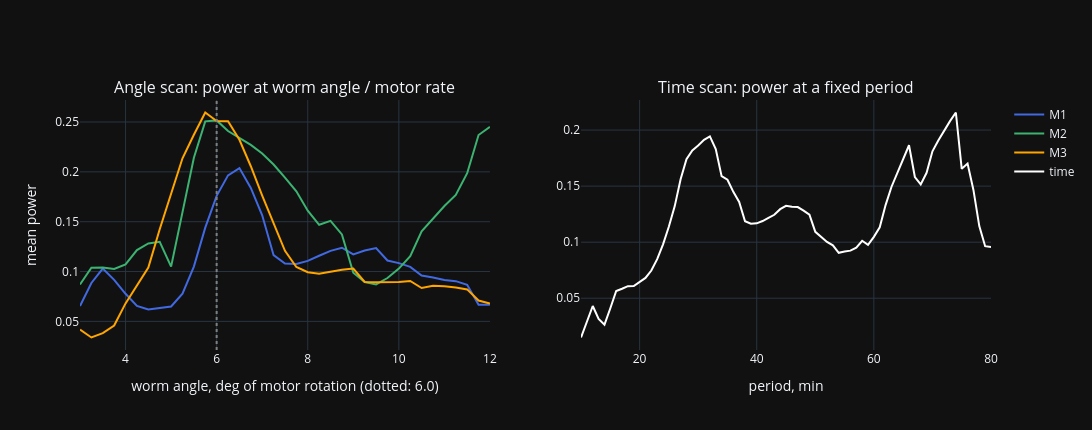

Notebook cell for this chart:
### Markdown cell above
## 3. Is there a worm, and is it on the motor angle?

* **Angle scan vs time scan:** for each motor and candidate worm angle, the mean periodogram power of the drift at
  the period that worm gives in each segment (angle / that motor's rate), against the power at one fixed time period
  in every segment. A purely time-based error can also make an angle peak (each segment hits *some* angle =
  period × rate), so the two are compared with each other, not read alone.
* **Worm angle controls:** EMA plus a worm profile fitted on each motor's angle, for each candidate worm angle (the
  tooth counts 960:1 allows, the old 54-tooth guess, arbitrary angles). *Hindsight*: fitted on the scored segment
  itself (extra parameters always help a little). *Cross-night*: learnt on the same mount's other nights and scored on
  a held-out night (raw motor angles only): extra parameters can't help there, so a dip at one angle and not elsewhere
  is a real worm. Slow: a few minutes.

### Code cell
THETAS = np.arange(3.0, 12.01, 0.25)
PERIODS = np.arange(10, 80.1, 1) * 60
angle = theta_scan(segs, THETAS)
times = time_scan(segs, PERIODS)
fig = make_subplots(rows=1, cols=2, subplot_titles=['Angle scan: power at worm angle / motor rate', 'Time scan: power at a fixed period'])
for m in MOTORS:
    fig.add_trace(go.Scatter(x=angle.index, y=angle[m], name=m, line=dict(color=COLOURS[m])), row=1, col=1)
fig.add_vline(x=WORM_THETA, line=dict(color='gray', dash='dot'), row=1, col=1)
fig.add_trace(go.Scatter(x=times.index / 60, y=times['power'], name='time', line=dict(color='white')), row=1, col=2)
fig.update_xaxes(title_text='worm angle, deg of motor rotation (dotted: 6.0)', row=1, col=1)
fig.update_xaxes(title_text='period, min', row=1, col=2)
fig.update_yaxes(title_text='mean power', row=1, col=1)
fig.update_layout(height=430, width=1400, template=TEMPLATE)
fig.show()
summary = pd.DataFrame({m: {'peak': angle[m].idxmax(), 'peak power': angle[m].max(), 'median': angle[m].median()} for m in MOTORS}).T
summary.loc['time (min)'] = {'peak': times['power'].idxmax() / 60, 'peak power': times['power'].max(), 'median': times['power'].median()}
summary['peak / median'] = summary['peak power'] / summary['median']
display(summary.round(3))

### Figure 1 — Plotly figure (JSON) as saved in the notebook; plotly's stock layout.template omitted (floating-point values rounded to 4 significant figures)
{"data": [{"line": {"color": "royalblue"}, "name": "M1", "type": "scatter", "x": [3.0, 3.25, 3.5, 3.75, 4.0, 4.25, 4.5, 4.75, 5.0, 5.25, 5.5, 5.75, 6.0, 6.25, 6.5, 6.75, 7.0, 7.25, 7.5, 7.75, 8.0, 8.25, 8.5, 8.75, 9.0, 9.25, 9.5, 9.75, 10.0, 10.25, 10.5, 10.75, 11.0, 11.25, 11.5, 11.75, 12.0], "xaxis": "x", "y": [0.06539, 0.08854, 0.103, 0.09172, 0.07768, 0.06546, 0.06189, 0.06336, 0.06496, 0.07772, 0.105, 0.144, 0.1759, 0.1965, 0.2038, 0.1838, 0.1564, 0.1164, 0.1081, 0.1076, 0.1107, 0.1158, 0.1208, 0.1239, 0.1172, 0.1211, 0.1236, 0.111, 0.1084, 0.1047, 0.096, 0.09399, 0.09145, 0.09036, 0.08668, 0.0668, 0.06661], "yaxis": "y"}, {"line": {"color": "mediumseagreen"}, "name": "M2", "type": "scatter", "x": [3.0, 3.25, 3.5, 3.75, 4.0, 4.25, 4.5, 4.75, 5.0, 5.25, 5.5, 5.75, 6.0, 6.25, 6.5, 6.75, 7.0, 7.25, 7.5, 7.75, 8.0, 8.25, 8.5, 8.75, 9.0, 9.25, 9.5, 9.75, 10.0, 10.25, 10.5, 10.75, 11.0, 11.25, 11.5, 11.75, 12.0], "xaxis": "x", "y": [0.08698, 0.1038, 0.1041, 0.1026, 0.1072, 0.1215, 0.1281, 0.1298, 0.1049, 0.1589, 0.2142, 0.2507, 0.2516, 0.241, 0.2341, 0.2271, 0.2185, 0.2073, 0.1942, 0.1805, 0.1611, 0.1469, 0.1508, 0.1372, 0.09877, 0.08955, 0.08714, 0.09351, 0.103, 0.1154, 0.1403, 0.1534, 0.1657, 0.1769, 0.1986, 0.237, 0.2451], "yaxis": "y"}, {"line": {"color": "orange"}, "name": "M3", "type": "scatter", "x": [3.0, 3.25, 3.5, 3.75, 4.0, 4.25, 4.5, 4.75, 5.0, 5.25, 5.5, 5.75, 6.0, 6.25, 6.5, 6.75, 7.0, 7.25, 7.5, 7.75, 8.0, 8.25, 8.5, 8.75, 9.0, 9.25, 9.5, 9.75, 10.0, 10.25, 10.5, 10.75, 11.0, 11.25, 11.5, 11.75, 12.0], "xaxis": "x", "y": [0.0417, 0.03384, 0.03824, 0.04591, 0.06805, 0.08612, 0.104, 0.1424, 0.1792, 0.2136, 0.2372, 0.2595, 0.251, 0.2507, 0.2322, 0.2056, 0.1762, 0.1486, 0.1207, 0.1046, 0.0993, 0.09786, 0.1002, 0.1018, 0.103, 0.08961, 0.08936, 0.08941, 0.08947, 0.09053, 0.08349, 0.08564, 0.08529, 0.08399, 0.08208, 0.07088, 0.06797], "yaxis": "y"}, {"line": {"color": "white"}, "name": "time", "type": "scatter", "x": [10.0, 11.0, 12.0, 13.0, 14.0, 15.0, 16.0, 17.0, 18.0, 19.0, 20.0, 21.0, 22.0, 23.0, 24.0, 25.0, 26.0, 27.0, 28.0, 29.0, 30.0, 31.0, 32.0, 33.0, 34.0, 35.0, 36.0, 37.0, 38.0, 39.0, 40.0, 41.0, 42.0, 43.0, 44.0, 45.0, 46.0, 47.0, 48.0, 49.0, 50.0, 51.0, 52.0, 53.0, 54.0, 55.0, 56.0, 57.0, 58.0, 59.0, 60.0, 61.0, 62.0, 63.0, 64.0, 65.0, 66.0, 67.0, 68.0, 69.0, 70.0, 71.0, 72.0, 73.0, 74.0, 75.0, 76.0, 77.0, 78.0, 79.0, 80.0], "xaxis": "x2", "y": [0.01497, 0.02819, 0.04306, 0.03157, 0.02639, 0.04104, 0.05646, 0.05849, 0.06077, 0.0609, 0.06414, 0.06811, 0.07469, 0.08481, 0.09811, 0.1139, 0.1322, 0.1561, 0.1741, 0.1818, 0.1862, 0.1913, 0.1944, 0.1831, 0.159, 0.1557, 0.1449, 0.1359, 0.1187, 0.1164, 0.1168, 0.1189, 0.1217, 0.1244, 0.1294, 0.1324, 0.1315, 0.1313, 0.1282, 0.1245, 0.1092, 0.1044, 0.1002, 0.09714, 0.09055, 0.09174, 0.09246, 0.09514, 0.1013, 0.09767, 0.1047, 0.1133, 0.1331, 0.1492, 0.1617, 0.1742, 0.1865, 0.1581, 0.1515, 0.1619, 0.181, 0.1906, 0.1996, 0.208, 0.2157, 0.1654, 0.1701, 0.1466, 0.1143, 0.09642, 0.09578], "yaxis": "y2"}], "layout": {"annotations": [{"font": {"size": 16}, "showarrow": false, "text": "Angle scan: power at worm angle / motor rate", "x": 0.225, "xanchor": "center", "xref": "paper", "y": 1.0, "yanchor": "bottom", "yref": "paper"}, {"font": {"size": 16}, "showarrow": false, "text": "Time scan: power at a fixed period", "x": 0.775, "xanchor": "center", "xref": "paper", "y": 1.0, "yanchor": "bottom", "yref": "paper"}], "height": 430, "shapes": [{"line": {"color": "gray", "dash": "dot"}, "type": "line", "x0": 6.0, "x1": 6.0, "xref": "x", "y0": 0, "y1": 1, "yref": "y domain"}], "width": 1400, "xaxis": {"anchor": "y", "domain": [0.0, 0.45], "title": {"text": "worm angle, deg of motor rotation (dotted: 6.0)"}}, "xaxis2": {"anchor": "y2", "domain": [0.55, 1.0], "title": {"text": "period, min"}}, "yaxis": {"anchor": "x", "domain": [0.0, 1.0], "title": {"text": "mean power"}}, "yaxis2": {"anchor": "x2", "domain": [0.0, 1.0]}}}
